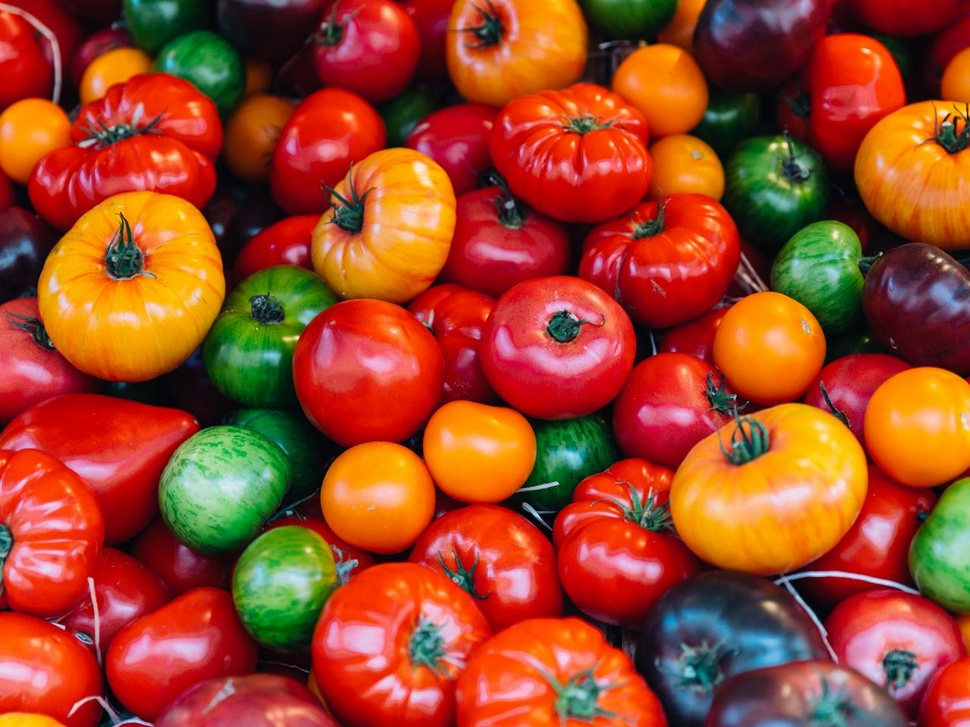
#> input picture img2.jpeg, 970 x 727 px, shrunk from 1280 x 960 before the run
$ python convert_rgb_hsi.py
#> lines starting #> are read from the running program, lines starting #| are printed output that depends on the picture
#> further down, image is the input picture: shape (727, 970, 3); mean B, G, R 39.1, 69.8, 158.6
import cv2
import numpy as np

def rgb_to_hsi(image):
    """
    Convert RGB image to HSI color space.
    """
    r, g, b = cv2.split(image.astype(float))
    intensity = (r + g + b) / 3.0
    minimum = np.minimum.reduce([r, g, b])
    saturation = 1 - minimum / intensity
    saturation[np.where(intensity == 0)] = 0
    theta = np.arccos((0.5 * ((r - g) + (r - b))) / (np.sqrt((r - g)**2 + (r - b) * (g - b)) + 1e-8))
    hue = theta.copy()
    hue[np.where(b > g)] = 2 * np.pi - hue[np.where(b > g)]
    hue *= 180 / np.pi
    return cv2.merge([hue, saturation * 255, intensity])

def hsi_to_rgb(image):
    """
    Convert HSI image to RGB color space.
    """
    hue, saturation, intensity = cv2.split(image.astype(float))
    hue *= np.pi / 180
    r = np.zeros_like(hue)
    g = np.zeros_like(hue)
    b = np.zeros_like(hue)
    # RG sector (0 <= H < 120)
    b[np.where((0 <= hue) & (hue < 2 * np.pi / 3))] = intensity[np.where((0 <= hue) & (hue < 2 * np.pi / 3))] * (1 - saturation[np.where((0 <= hue) & (hue < 2 * np.pi / 3))])
    r[np.where((0 <= hue) & (hue < 2 * np.pi / 3))] = intensity[np.where((0 <= hue) & (hue < 2 * np.pi / 3))] * (1 + (saturation[np.where((0 <= hue) & (hue < 2 * np.pi / 3))] * np.cos(hue[np.where((0 <= hue) & (hue < 2 * np.pi / 3))]) / np.cos(np.pi / 3 - hue[np.where((0 <= hue) & (hue < 2 * np.pi / 3))])))
    g = 3 * intensity - (r + b)
    # BG sector (120 <= H < 240)
    r[np.where((2 * np.pi / 3 <= hue) & (hue < 4 * np.pi / 3))] = intensity[np.where((2 * np.pi / 3 <= hue) & (hue < 4 * np.pi / 3))] * (1 - saturation[np.where((2 * np.pi / 3 <= hue) & (hue < 4 * np.pi / 3))])
    g[np.where((2 * np.pi / 3 <= hue) & (hue < 4 * np.pi / 3))] = intensity[np.where((2 * np.pi / 3 <= hue) & (hue < 4 * np.pi / 3))] * (1 + (saturation[np.where((2 * np.pi / 3 <= hue) & (hue < 4 * np.pi / 3))] * np.cos(hue[np.where((2 * np.pi / 3 <= hue) & (hue < 4 * np.pi / 3))] - 2 * np.pi / 3) / np.cos(np.pi - hue[np.where((2 * np.pi / 3 <= hue) & (hue < 4 * np.pi / 3))])))
    b = 3 * intensity - (r + g)
    # BR sector (240 <= H < 360)
    g[np.where((4 * np.pi / 3 <= hue) & (hue < 2 * np.pi))] = intensity[np.where((4 * np.pi / 3 <= hue) & (hue < 2 * np.pi))] * (1 - saturation[np.where((4 * np.pi / 3 <= hue) & (hue < 2 * np.pi))])
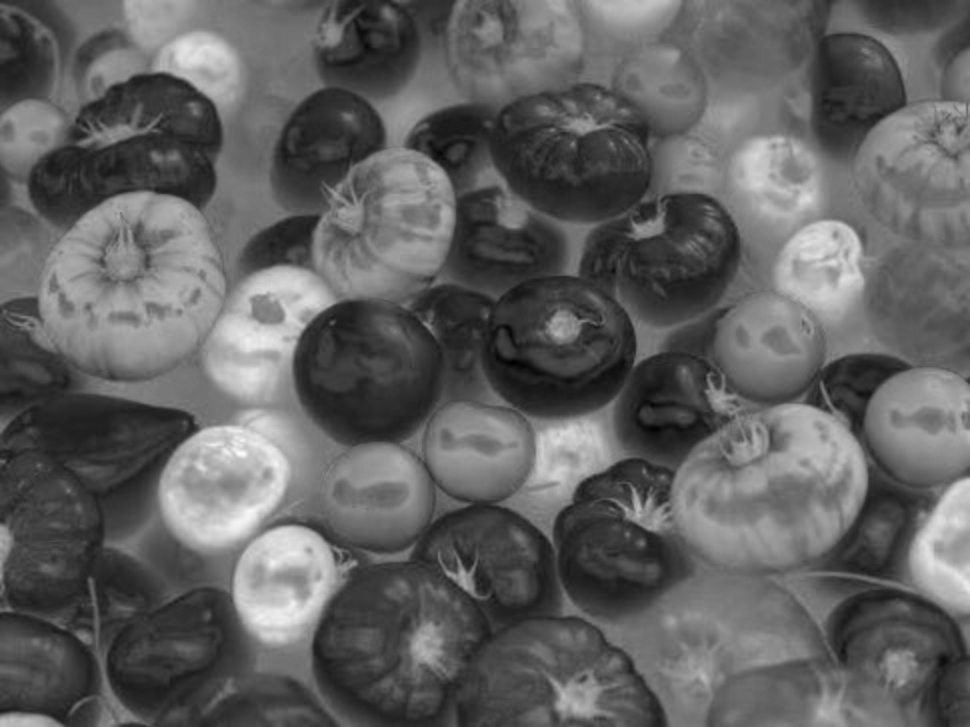
#> g: shape (727, 970) float64; min -23622, max 25409.7, mean -4846.5; drawn with min black and max white
    b[np.where((4 * np.pi / 3 <= hue) & (hue < 2 * np.pi))] = intensity[np.where((4 * np.pi / 3 <= hue) & (hue < 2 * np.pi))] * (1 + (saturation[np.where((4 * np.pi / 3 <= hue) & (hue < 2 * np.pi))] * np.cos(hue[np.where((4 * np.pi / 3 <= hue) & (hue < 2 * np.pi))] - 4 * np.pi / 3) / np.cos(5 * np.pi / 3 - hue[np.where((4 * np.pi / 3 <= hue) & (hue < 2 * np.pi))])))
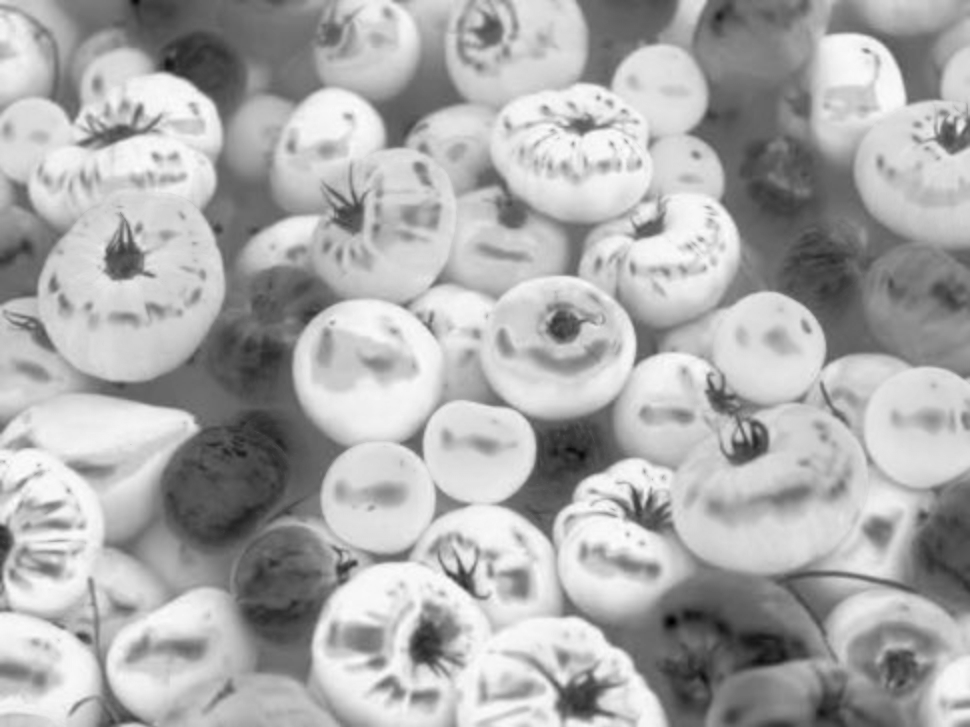
#> b: shape (727, 970) float64; min -27505.7, max 39619, mean 17794.1; drawn with min black and max white
    r = 3 * intensity - (g + b)
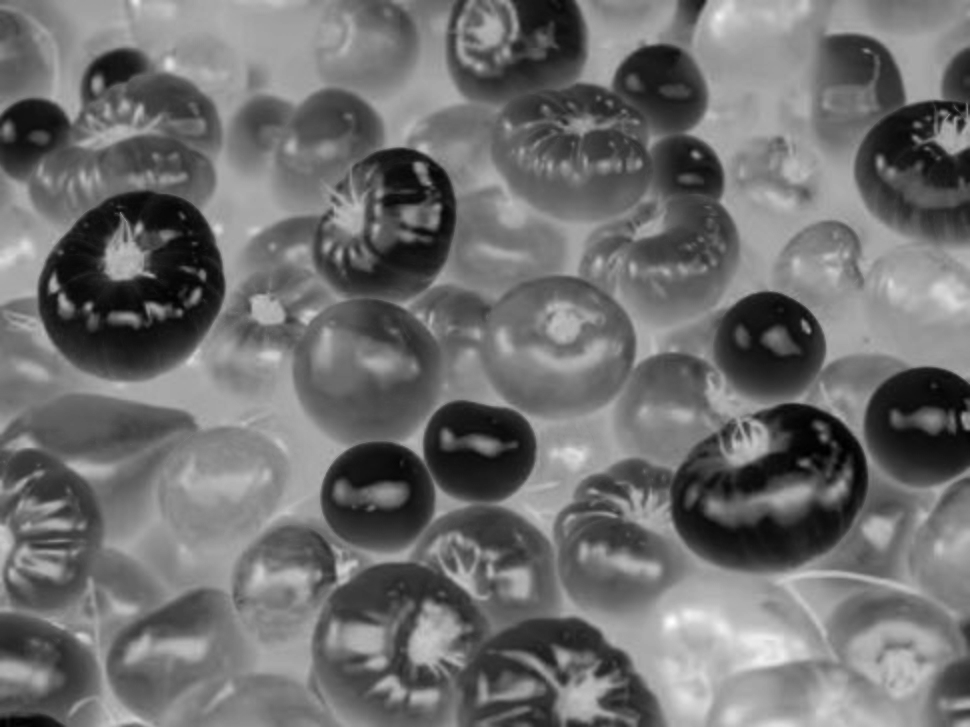
#> r: shape (727, 970) float64; min -38608, max 20950.3, mean -12680.2; drawn with min black and max white
    return cv2.merge([b, g, r])
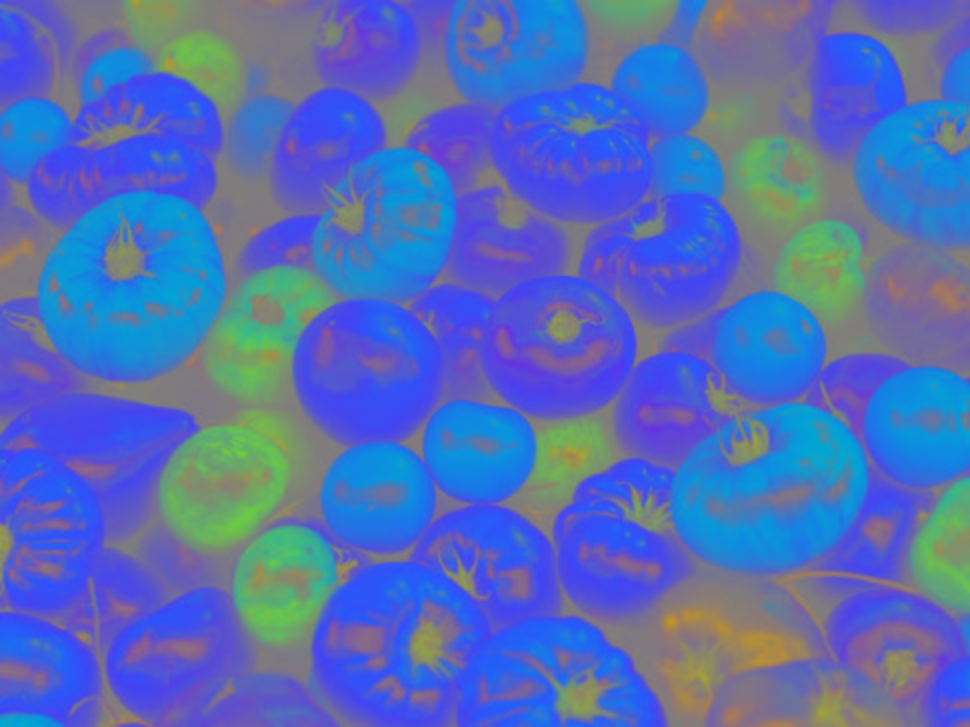
#> returned value: shape (727, 970, 3) float64; mean of channels 0, 1, 2 17794.1, -4846.5, -12680.2; drawn with min black and max white

# Load an image
image = cv2.imread('img2.jpeg')

# Convert RGB to HSI
hsi_image = rgb_to_hsi(image)

# Convert HSI back to RGB
rgb_image = hsi_to_rgb(hsi_image)

# Display the original, HSI, and converted RGB images
cv2.imshow('Original Image', image)
cv2.imshow('HSI Image', hsi_image.astype(np.uint8))
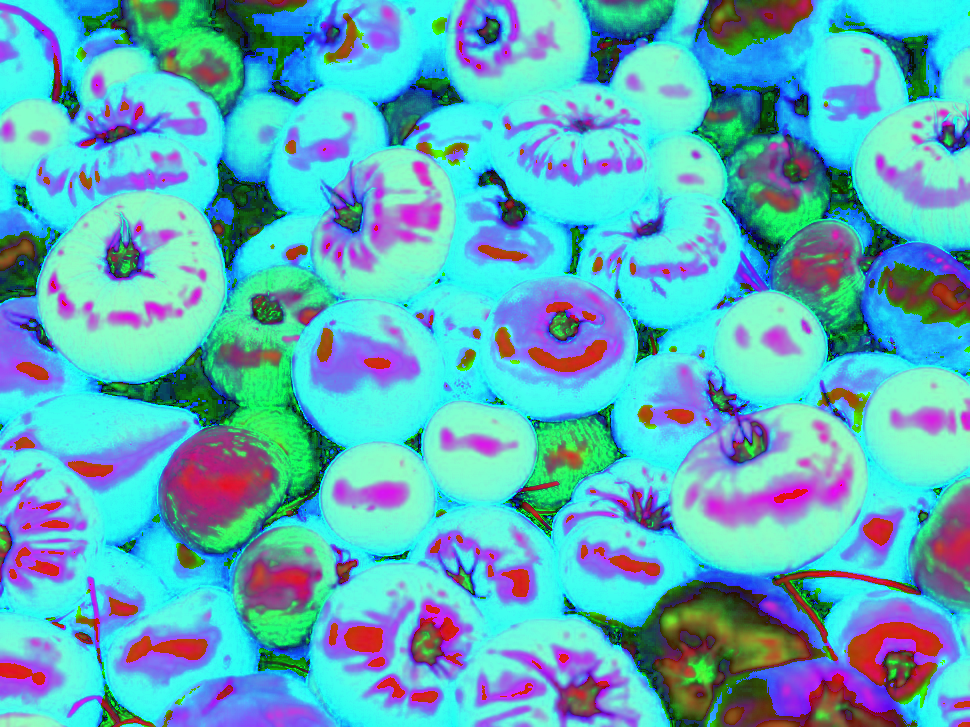
#> window 'HSI Image': shape (727, 970, 3); mean B, G, R 189.6, 176.5, 88.8
cv2.imshow('Converted RGB Image', rgb_image.astype(np.uint8))
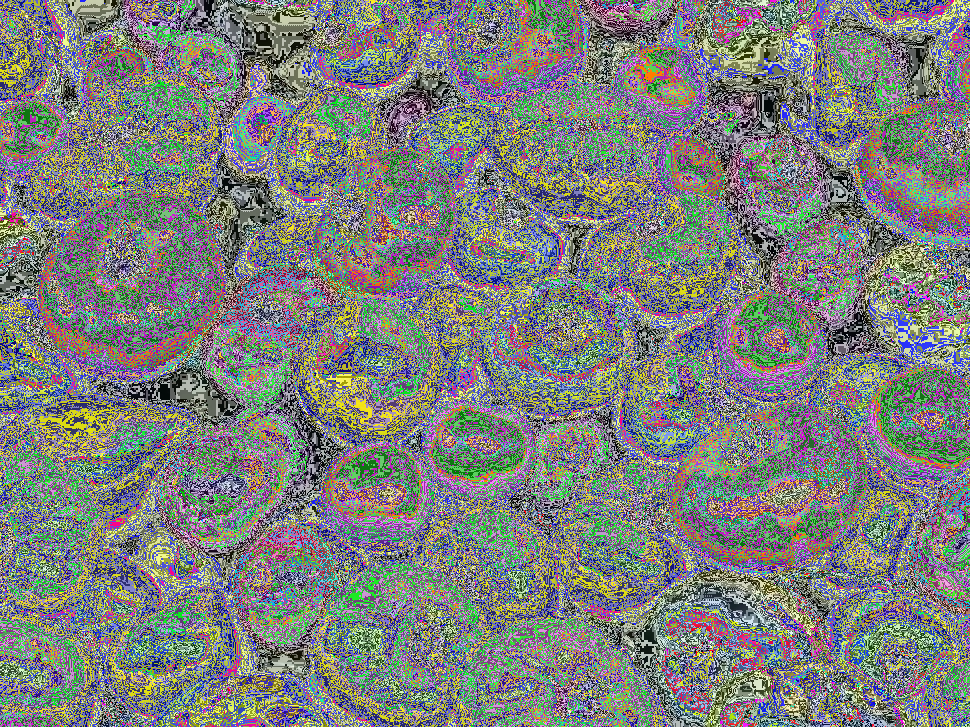
#> window 'Converted RGB Image': shape (727, 970, 3); mean B, G, R 124.2, 127.2, 124.3
cv2.waitKey(0)
cv2.destroyAllWindows()
